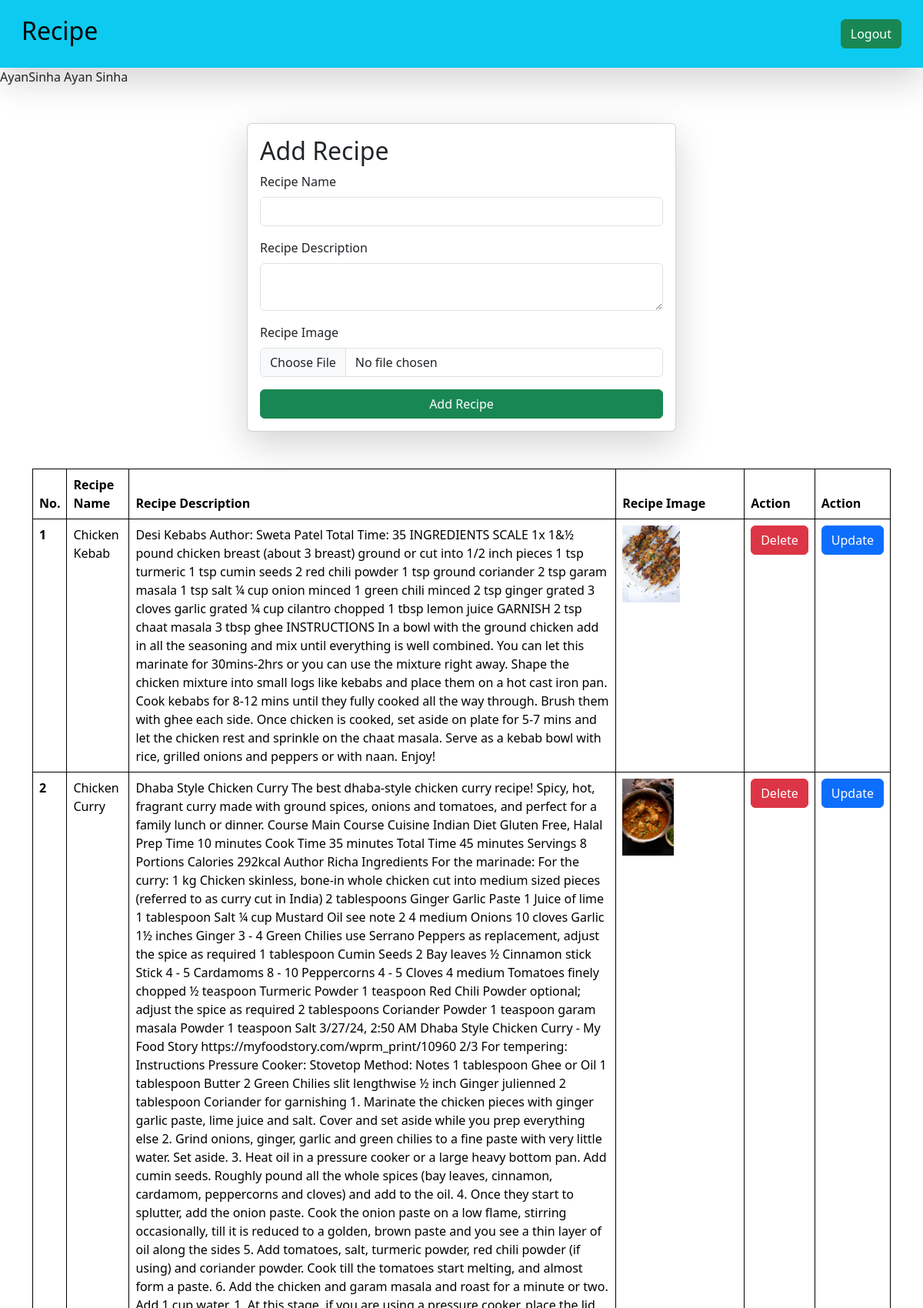
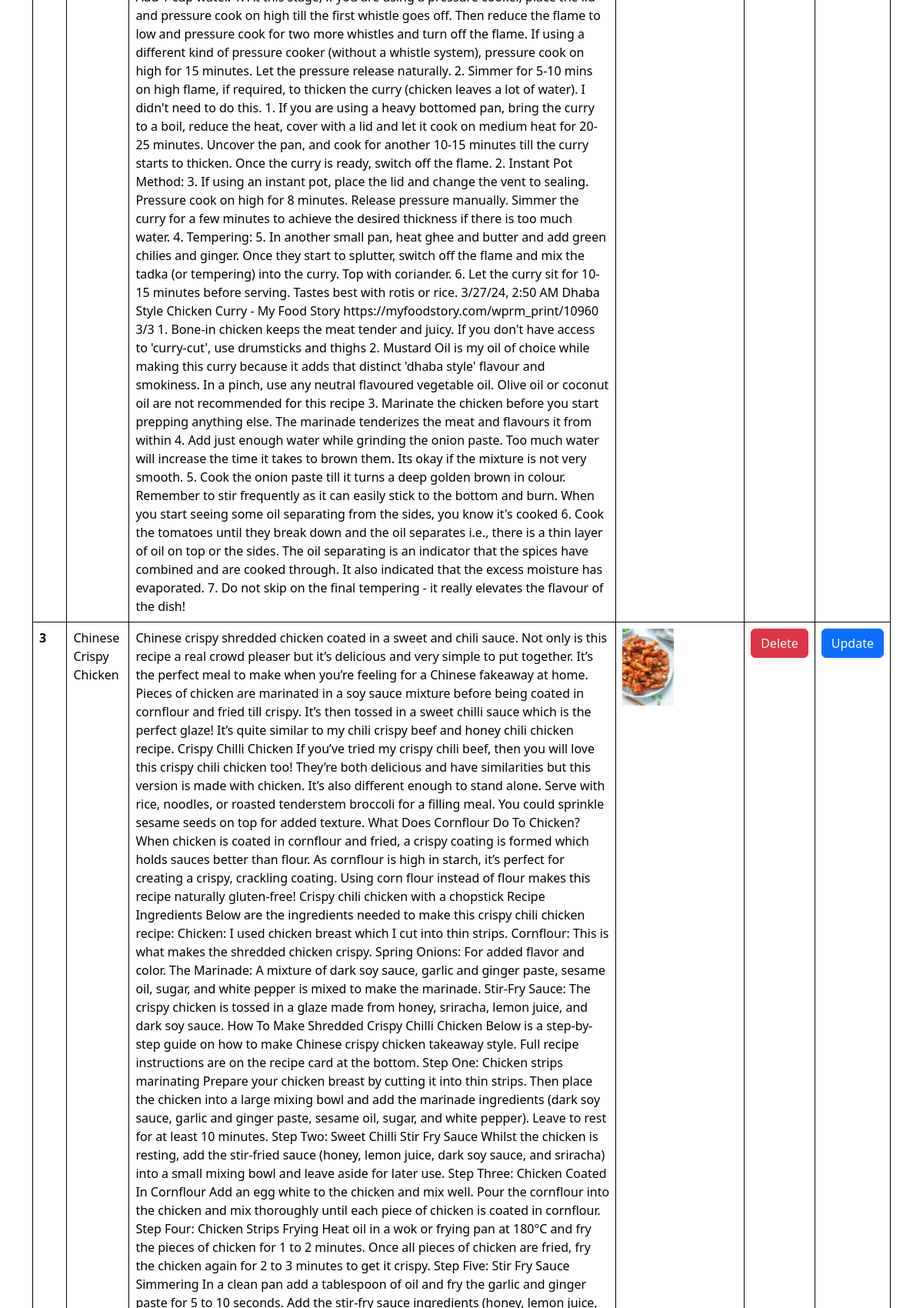
/foods/recipes/ (signed in, upper part), run on the app's committed database (2 pictures, top to bottom).
### foods/models.py (models this page shows)
class Recipe(models.Model):
    user = models.ForeignKey(User, on_delete=models.SET_NULL, null=True, blank=True)
    recipe_name = models.CharField(max_length=100)
    recipe_description = models.TextField()
    recipe_image = models.ImageField(upload_to="image", default="NA")

### foods/views.py (the view, shortened to what this page needs)
# urls.py: path('recipes/', views.recipeview, name='recipes'),
@login_required(login_url='login')
def recipeview(request):
    queryset = Recipe.objects.all()
    context = {'recipes': queryset}
    return render(request, 'recipes.html', context)

### foods/templates/recipes.html (shortened to what this page needs)
{% extends "base.html" %}
{% block start %}
<nav class="navbar p-3 bg-info shadow-lg">
  <div class="container-fluid">
    <a class="navbar-brand"><h2>Recipe</h2></a>
      <a href="{% url 'logout' %}" class="btn btn-success" type="submit">Logout</a>
  </div>
</nav>
{{ request.user }}
{{ request.user.first_name }}
{{ request.user.last_name }}
    <div class="container mt-5">
        <form class="col-6 mx-auto card p-3 shadow-lg" method="post" enctype="multipart/form-data">
            <h2>Add Recipe</h2>
            <div class="mb-3">
              <label for="recipename" class="form-label">Recipe Name</label>
              <input name="recipe_name" required type="text" class="form-control">
            </div>
            <div class="mb-3">
              <label for="recipedescription" class="form-label">Recipe Description</label>
              <textarea class="form-control"  name="recipe_description" required></textarea>
            </div>
            <div class="mb-3">
                <label for="recipeimage" class="form-label">Recipe Image</label>
                <input name="recipe_image" type="file" class="form-control">
            </div>
            <button type="submit" class="btn btn-success">Add Recipe</button>
        </form>
        <br><br>
        <table class="table">
          <thead>
            <tr>
              <th scope="col">No.</th>
              <th scope="col">Recipe Name</th>
              <th scope="col">Recipe Description</th>
              <th scope="col">Recipe Image</th>
              <th scope="col">Action</th>
              <th scope="col">Action</th>
            </tr>
          </thead>
          <tbody>
            {% for recipe in recipes %}
            <tr>
              <th scope="row">{{forloop.counter}}</th>
              <td>{{recipe.recipe_name}}</td>
              <td>{{recipe.recipe_description}}</td>
              <td>
                <img src="/media/{{recipe.recipe_image}}" style="height:100px">
              </td>
              <td>
                <a href="{% url 'deleterecipe' recipe.id %}" class="btn btn-danger">Delete</button>
              </td>
              <td>
                <a href="{% url 'updaterecipe' recipe.id %}" class="btn btn-primary">Update</button>
              </td>
            </tr>
            {% endfor %}
          </tbody>
        </table>
    </div>
{% endblock %}

### foods/templates/base.html (shortened to what this page needs)
<!DOCTYPE html>
<html lang="en">
<head>
    <link href="https://cdn.jsdelivr.net/npm/bootstrap@5.3.3/dist/css/bootstrap.min.css" rel="stylesheet">
</head>
<body>
    {% block start %}
    {% endblock %}
</body>
</html>

### foods/templates/base.html (style rules this page uses)
table th, td { border: 1px solid black; }

### data on the page
Recipe: recipe_name "Chicken Kebab", recipe_description "Desi Kebabs Author: Sweta Patel Total Time: 35 INGREDIENTS SCALE 1x 1&½ pound chicken breast (about 3 breast) ground or cut into 1/2 inch pieces 1 tsp turmeric 1 tsp cumin seeds 2 red chili powder 1 tsp ground coriander 2 tsp garam masala 1 tsp salt ¼ cup onion minced 1 green chili minced 2 tsp ginger grated 3 cloves garlic grated ¼ cup cilantro chopped 1 tbsp lemon juice GARNISH 2 tsp chaat masala 3 tbsp ghee INSTRUCTIONS In a bowl with the ground chicken add in all the seasoning and mix until everything is well combined. You can let this marinate for 30mins-2hrs or you can use the mixture right away. Shape the chicken mixture into small logs like kebabs and place them on a hot cast iron…", recipe_image (picture)
Recipe: recipe_name "Chicken Curry", recipe_description "Dhaba Style Chicken Curry The best dhaba-style chicken curry recipe! Spicy, hot, fragrant curry made with ground spices, onions and tomatoes, and perfect for a family lunch or dinner. Course Main Course Cuisine Indian Diet Gluten Free, Halal Prep Time 10 minutes Cook Time 35 minutes Total Time 45 minutes Servings 8 Portions Calories 292kcal Author Richa Ingredients For the marinade: For the curry: 1 kg Chicken skinless, bone-in whole chicken cut into medium sized pieces (referred to as curry cut in India) 2 tablespoons Ginger Garlic Paste 1 Juice of lime 1 tablespoon Salt ¼ cup Mustard Oil see note 2 4 medium Onions 10 cloves Garlic 1½ inches Ginger 3 - 4 Green Chilies use Serrano Peppers…", recipe_image (picture)
Recipe: recipe_name "Chinese Crispy Chicken", recipe_image (picture)

### other printed values
{{ request.user }} "AyanSinha"
{{ request.user.first_name }} "Ayan"
{{ request.user.last_name }} "Sinha"
